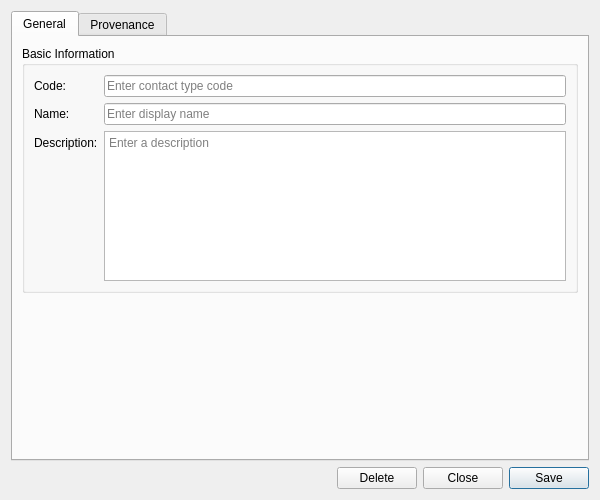
<?xml version="1.0" encoding="UTF-8"?>
<ui version="4.0">
 <class>ContactTypeDetailDialog</class>
 <widget class="QWidget" name="ContactTypeDetailDialog">
  <property name="geometry">
   <rect>
    <x>0</x>
    <y>0</y>
    <width>600</width>
    <height>500</height>
   </rect>
  </property>
  <property name="sizePolicy">
   <sizepolicy hsizetype="Preferred" vsizetype="Preferred">
    <horstretch>0</horstretch>
    <verstretch>0</verstretch>
   </sizepolicy>
  </property>
  <property name="minimumSize">
   <size>
    <width>600</width>
    <height>500</height>
   </size>
  </property>
  <property name="windowTitle">
   <string>Contact Type Details</string>
  </property>
  <layout class="QVBoxLayout" name="verticalLayout">
   <item>
    <widget class="QTabWidget" name="tabWidget">
     <property name="currentIndex"><number>0</number></property>
     <widget class="QWidget" name="generalTab">
      <attribute name="title"><string>General</string></attribute>
      <layout class="QVBoxLayout" name="generalLayout">
       <item>
        <widget class="QGroupBox" name="basicInfoGroup">
         <property name="title">
          <string>Basic Information</string>
         </property>
         <layout class="QFormLayout" name="formLayout">
          <item row="0" column="0">
           <widget class="QLabel" name="labelCode">
            <property name="text">
             <string>Code:</string>
            </property>
           </widget>
          </item>
          <item row="0" column="1">
           <widget class="QLineEdit" name="codeEdit">
            <property name="placeholderText">
             <string>Enter contact type code</string>
            </property>
           </widget>
          </item>
          <item row="1" column="0">
           <widget class="QLabel" name="labelName">
            <property name="text">
             <string>Name:</string>
            </property>
           </widget>
          </item>
          <item row="1" column="1">
           <widget class="QLineEdit" name="nameEdit">
            <property name="placeholderText">
             <string>Enter display name</string>
            </property>
           </widget>
          </item>
          <item row="2" column="0">
           <widget class="QLabel" name="labelDescription">
            <property name="text">
             <string>Description:</string>
            </property>
           </widget>
          </item>
          <item row="2" column="1">
           <widget class="QPlainTextEdit" name="descriptionEdit">
            <property name="minimumSize">
             <size>
              <width>0</width>
              <height>80</height>
             </size>
            </property>
            <property name="maximumSize">
             <size>
              <width>16777215</width>
              <height>150</height>
             </size>
            </property>
            <property name="placeholderText">
             <string>Enter a description</string>
            </property>
           </widget>
          </item>
         </layout>
        </widget>
       </item>
       <item>
        <spacer name="verticalSpacer">
         <property name="orientation">
          <enum>Qt::Vertical</enum>
         </property>
         <property name="sizeHint" stdset="0">
          <size>
           <width>20</width>
           <height>40</height>
          </size>
         </property>
        </spacer>
       </item>
      </layout>
     </widget>
     <widget class="QWidget" name="provenanceTab">
      <attribute name="title"><string>Provenance</string></attribute>
      <layout class="QVBoxLayout" name="provenanceTabLayout">
       <item>
        <widget class="ores::qt::ProvenanceWidget" name="provenanceWidget" native="true"/>
       </item>
      </layout>
     </widget>
    </widget>
   </item>
   <item>
    <layout class="QHBoxLayout" name="buttonLayout">
     <item>
      <spacer name="horizontalSpacer">
       <property name="orientation">
        <enum>Qt::Horizontal</enum>
       </property>
       <property name="sizeHint" stdset="0">
        <size>
         <width>40</width>
         <height>20</height>
        </size>
       </property>
      </spacer>
     </item>
     <item>
      <widget class="QPushButton" name="deleteButton">
       <property name="text">
        <string>Delete</string>
       </property>
      </widget>
     </item>
     <item>
      <widget class="QPushButton" name="closeButton">
       <property name="text">
        <string>Close</string>
       </property>
      </widget>
     </item>
     <item>
      <widget class="QPushButton" name="saveButton">
       <property name="text">
        <string>Save</string>
       </property>
       <property name="default">
        <bool>true</bool>
       </property>
      </widget>
     </item>
    </layout>
   </item>
  </layout>
 </widget>
 <customwidgets>
  <customwidget>
   <class>ores::qt::ProvenanceWidget</class>
   <extends>QWidget</extends>
   <header>ores.qt/ProvenanceWidget.hpp</header>
  </customwidget>
 </customwidgets>
 <resources/>
 <connections/>
</ui>
